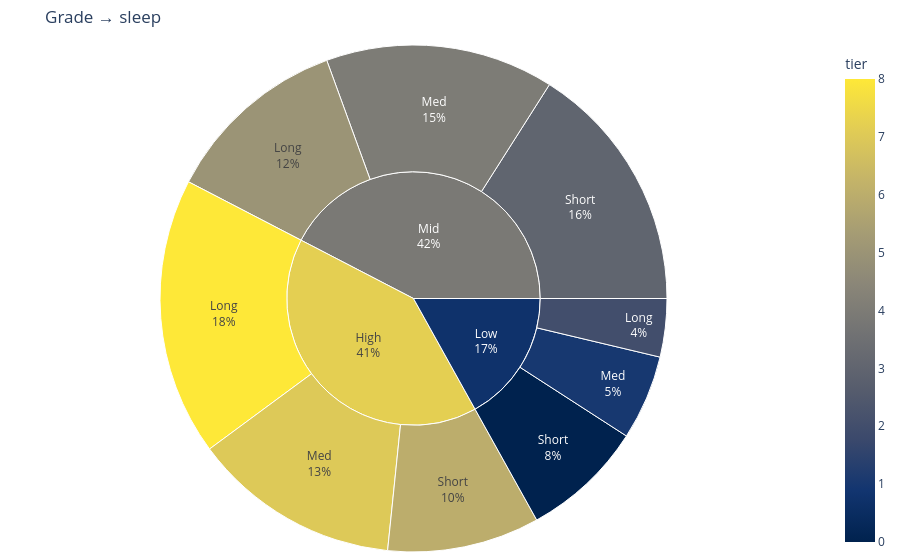

Notebook code for this chart:
### Markdown cell above
## Grade × sleep bands

Cut final grade (Low/Mid/High) and sleep into tertiles; sunburst shows counts (colour encodes a tier index).

### Code cell
prep = df[["final_grade", "sleep_hours", "productivity_score"]].apply(
    pd.to_numeric, errors="coerce"
).dropna()

prep["grade_band"] = pd.cut(
    prep["final_grade"],
    [0, 60, 75, 100],
    labels=["Low", "Mid", "High"],
)
prep["sleep_band"] = pd.qcut(
    prep["sleep_hours"], 3, labels=["Short", "Med", "Long"], duplicates="drop"
)

agg = prep.groupby(["grade_band", "sleep_band"], observed=False).agg(
    students=("final_grade", "count"),
    avg_final=("final_grade", "mean"),
    avg_productivity=("productivity_score", "mean"),
).reset_index()

g = {"Low": 0, "Mid": 1, "High": 2}
s = {"Short": 0, "Med": 1, "Long": 2}
agg["tier"] = (
    agg["grade_band"].astype(str).map(g).astype(int) * 3
    + agg["sleep_band"].astype(str).map(s).astype(int)
)

fig = px.sunburst(
    agg,
    path=["grade_band", "sleep_band"],
    values="students",
    color="tier",
    color_continuous_scale="Cividis",
    range_color=[0, 8],
    hover_data={"avg_final": ":.1f", "avg_productivity": ":.1f"},
    title="Grade → sleep",
)
fig.update_traces(textinfo="label+percent entry")
fig.update_layout(margin=dict(t=45, l=8, r=8, b=8))
fig.show()

### Figure 1 — Plotly figure (JSON) as saved in the notebook; plotly's stock layout.template omitted (floating-point values rounded to 4 significant figures)
{"data": [{"branchvalues": "total", "customdata": [["52.955099422706866", "30.11194355355997", 0], ["53.56574861367837", "38.22719038817006", 1], ["53.82114401076716", "47.10087483176312", 2], ["67.57180985970822", "39.22268605378361", 3], ["68.0106110552709", "51.167748798901854", 4], ["68.58595802742073", "63.64432558139534", 5], ["82.29345005149331", "51.80503604531411", 6], ["83.74675471698113", "67.68704150943397", 7], ["84.64937129968988", "78.6271666196786", 8], ["(?)", "(?)", 0.7589], ["(?)", "(?)", 3.902], ["(?)", "(?)", 7.197]], "domain": {"x": [0, 1], "y": [0, 1]}, "hovertemplate": "labels=%{label}<br>students=%{value}<br>parent=%{parent}<br>id=%{id}<br>avg_final=%{customdata[0]:.1f}<br>avg_productivity=%{customdata[1]:.1f}<br>tier=%{color}<extra></extra>", "ids": ["Low/Short", "Low/Med", "Low/Long", "Mid/Short", "Mid/Med", "Mid/Long", "High/Short", "High/Med", "High/Long", "Low", "Mid", "High"], "labels": ["Short", "Med", "Long", "Short", "Med", "Long", "Short", "Med", "Long", "Low", "Mid", "High"], "marker": {"coloraxis": "coloraxis", "colors": [0.0, 1.0, 2.0, 3.0, 4.0, 5.0, 6.0, 7.0, 8.0, 0.7589, 3.902, 7.197]}, "name": "", "parents": ["Low", "Low", "Low", "Mid", "Mid", "Mid", "High", "High", "High", "", "", ""], "textinfo": "label+percent entry", "type": "sunburst", "values": [1559.0, 1082.0, 743.0, 3198.0, 2914.0, 2365.0, 1942.0, 2650.0, 3547.0, 3384.0, 8477.0, 8139.0]}], "layout": {"coloraxis": {"cmax": 8, "cmin": 0, "colorbar": {"title": {"text": "tier"}}, "colorscale": [[0, "#00224e"], [0.1111, "#123570"], [0.2222, "#3b496c"], [0.3333, "#575d6d"], [0.4444, "#707173"], [0.5556, "#8a8678"], [0.6667, "#a59c74"], [0.7778, "#c3b369"], [0.8889, "#e1cc55"], [1, "#fee838"]]}, "legend": {"tracegroupgap": 0}, "margin": {"b": 8, "l": 8, "r": 8, "t": 45}, "title": {"text": "Grade → sleep"}}}
